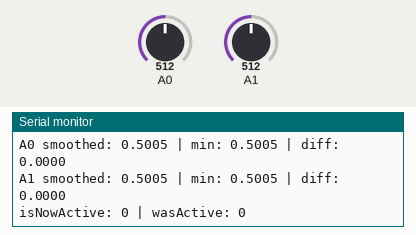
This sketch was run on a simulated Arduino Uno, built with avr-gcc and run on an emulated ATmega328P. Parts: the last lines printed to the serial monitor. The inputs (shaded band) are chosen by the test bench; at power-on: A0 = 512, A1 = 512.

Above: at 5.8 s.
5.9 s: A0 set to 457
At 6.57 s:
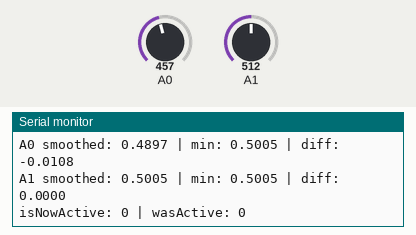
9.0 s: A0 set to 423
At 9.42 s:
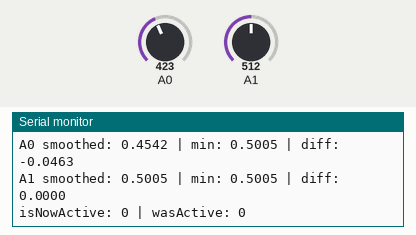
10.5 s: A1 set to 428
At 10.56 s:
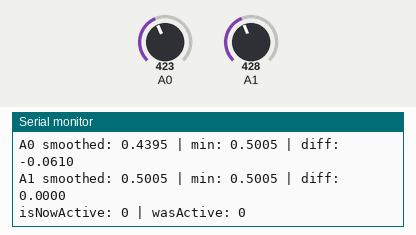
13.6 s: A1 set to 408
At 13.98 s:
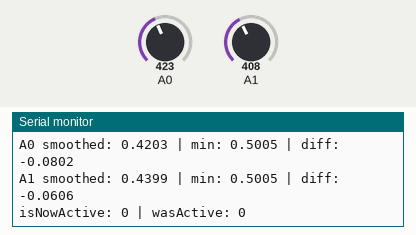
Timing chart, 0 to 16.1 s (numbered marks = the images above; inputs shaded):
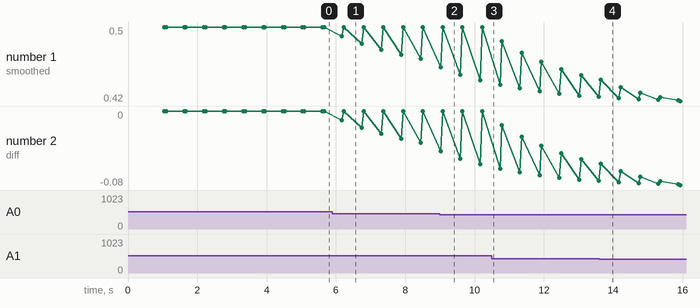

The sketch:

Arduino_baseline6.ino
```cpp
// ========== Velostat 双通道感应 + 主动初始化 + 边缘触发 + 调试打印 ==========

class PressureSensor {
  public:
    PressureSensor(int pin, float alpha = 0.05, int minStableFrames = 50, float noiseThreshold = 0.01) {
      _pin = pin;
      _alpha = alpha;
      _minStableFrames = minStableFrames;
      _noiseThreshold = noiseThreshold;
      _minVal = 1.0;
      _maxVal = 0.0;
      _stableCount = 0;
      _smoothed = 0.0;
    }

    // ✅ 主动设置基线
    void initializeBaseline() {
      float val = analogRead(_pin) / 1023.0;
      _smoothed = val;
      _minVal = val;
      _maxVal = val+0.02;
    }

    void update() {
      float val = analogRead(_pin) / 1023.0;
      _smoothed = _alpha * val + (1 - _alpha) * _smoothed;

      if (abs(_smoothed - _minVal) < _noiseThreshold) {
        _stableCount++;
        if (_stableCount > _minStableFrames) {
          _minVal = (_minVal * 9 + _smoothed) / 10.0;
          _stableCount = _minStableFrames;
        }
      } else {
        _stableCount = 0;
      }

      if (_smoothed > _maxVal) {
        _maxVal = _smoothed;
      }
    }

    int getMappedValue() {
      float norm = (_smoothed - _minVal) / (_maxVal - _minVal + 0.0001);
      norm = constrain(norm, 0.0, 1.0);

  // 非线性增强，映射更细腻
      float curved = pow(norm, 0.5);  // 开方后小变化更显著
      return 1 + int(curved * 9);
    }

    bool isActivated(float threshold = 0.001) {
      return (_smoothed - _minVal) > threshold;
    }

    void debugPrint(String label = "") {
      Serial.print(label);
      Serial.print(" smoothed: ");
      Serial.print(_smoothed, 4);
      Serial.print(" | min: ");
      Serial.print(_minVal, 4);
      Serial.print(" | diff: ");
      Serial.println(_smoothed - _minVal, 4);
    }

  private:
    int _pin;
    float _alpha;
    float _smoothed;
    float _minVal;
    float _maxVal;
    int _stableCount;
    int _minStableFrames;
    float _noiseThreshold;
};

// ========== 实例化传感器 ==========
PressureSensor sensorA0(A0, 0.2, 50, 0.01);
PressureSensor sensorA1(A1, 0.2, 50, 0.01);

unsigned long lastSendTime = 0;
const unsigned long sendInterval = 50;
bool wasActive = false;

void setup() {
  Serial.begin(9600);
  delay(1000);

  // ✅ 主动初始化基线（必须）
  sensorA0.initializeBaseline();
  sensorA1.initializeBaseline();

  Serial.println("✅ 系统已启动，已设置初始基线！");
}

void loop() {
  sensorA0.update();
  sensorA1.update();

  // 每帧调试打印
  sensorA0.debugPrint("A0");
  sensorA1.debugPrint("A1");

  bool isNowActive = sensorA0.isActivated(0.001) || sensorA1.isActivated(0.001);

  if (isNowActive && !wasActive) {
    unsigned long now = millis();
    if (now - lastSendTime > sendInterval) {
      int val0 = sensorA0.getMappedValue();
      int val1 = sensorA1.getMappedValue();

      Serial.println("⚡ 检测到激活，准备输出...");
      Serial.print(val0);
      Serial.print(",");
      Serial.println(val1);

      lastSendTime = now;
    }
  }

  Serial.print("isNowActive: ");
  Serial.print(isNowActive);
  Serial.print(" | wasActive: ");
  Serial.println(wasActive);

  wasActive = isNowActive;

  delay(500);
}
```

Measured:
- after the input at 5.9 s, the serial monitor: prints a new line after 0.27 s (image 1)
- after the input at 9.0 s, the serial monitor: prints a new line at once (image 2)
- plotted number 1: 0.5 → 0.42 after the input at 10.5 s, 0.42 → 0.42 after the input at 13.6 s
- plotted number 2: 0 → -0.08 after the input at 10.5 s, -0.08 → -0.08 after the input at 13.6 s
